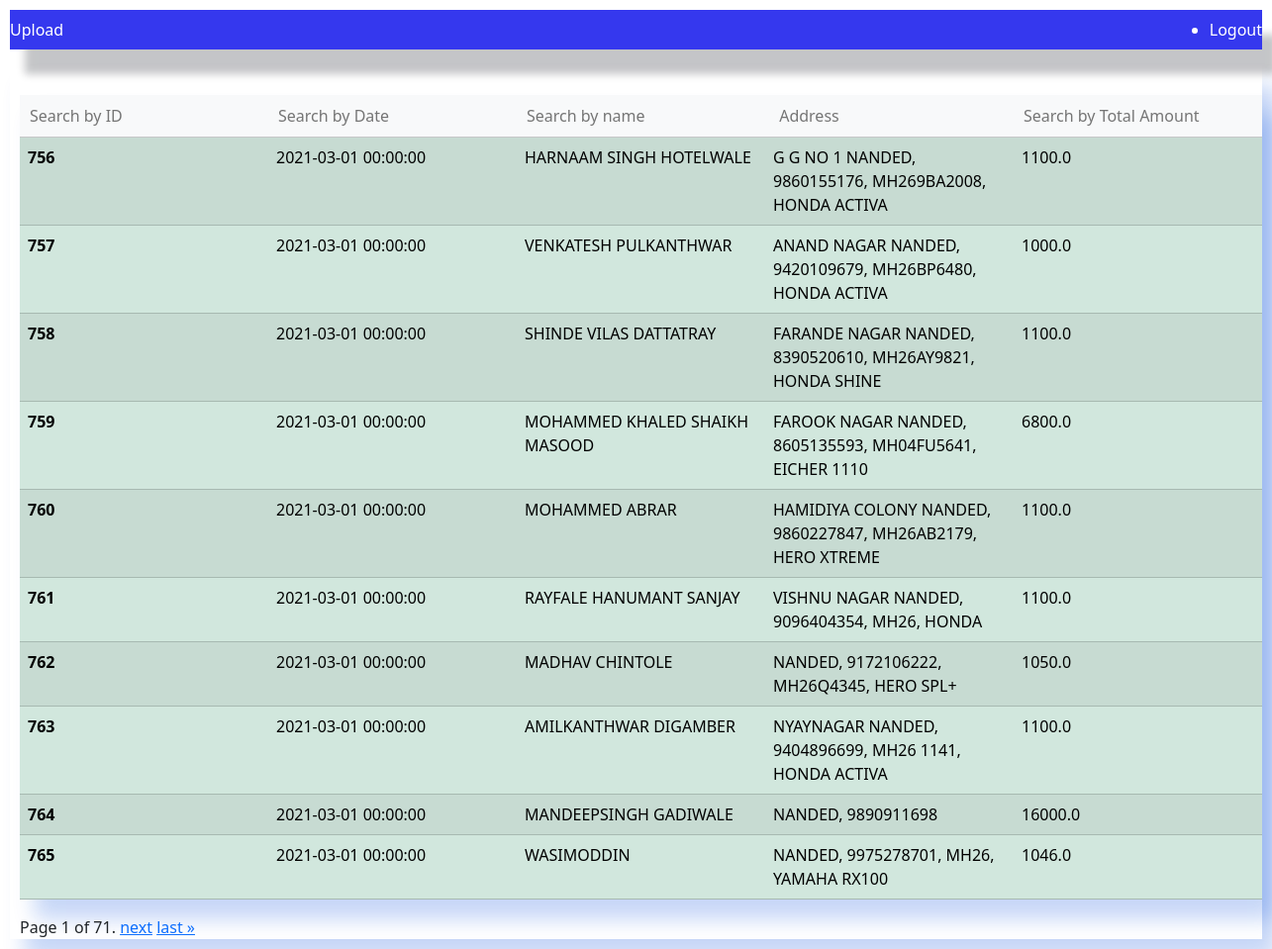
Before: /home/ (signed in) with the older database file.
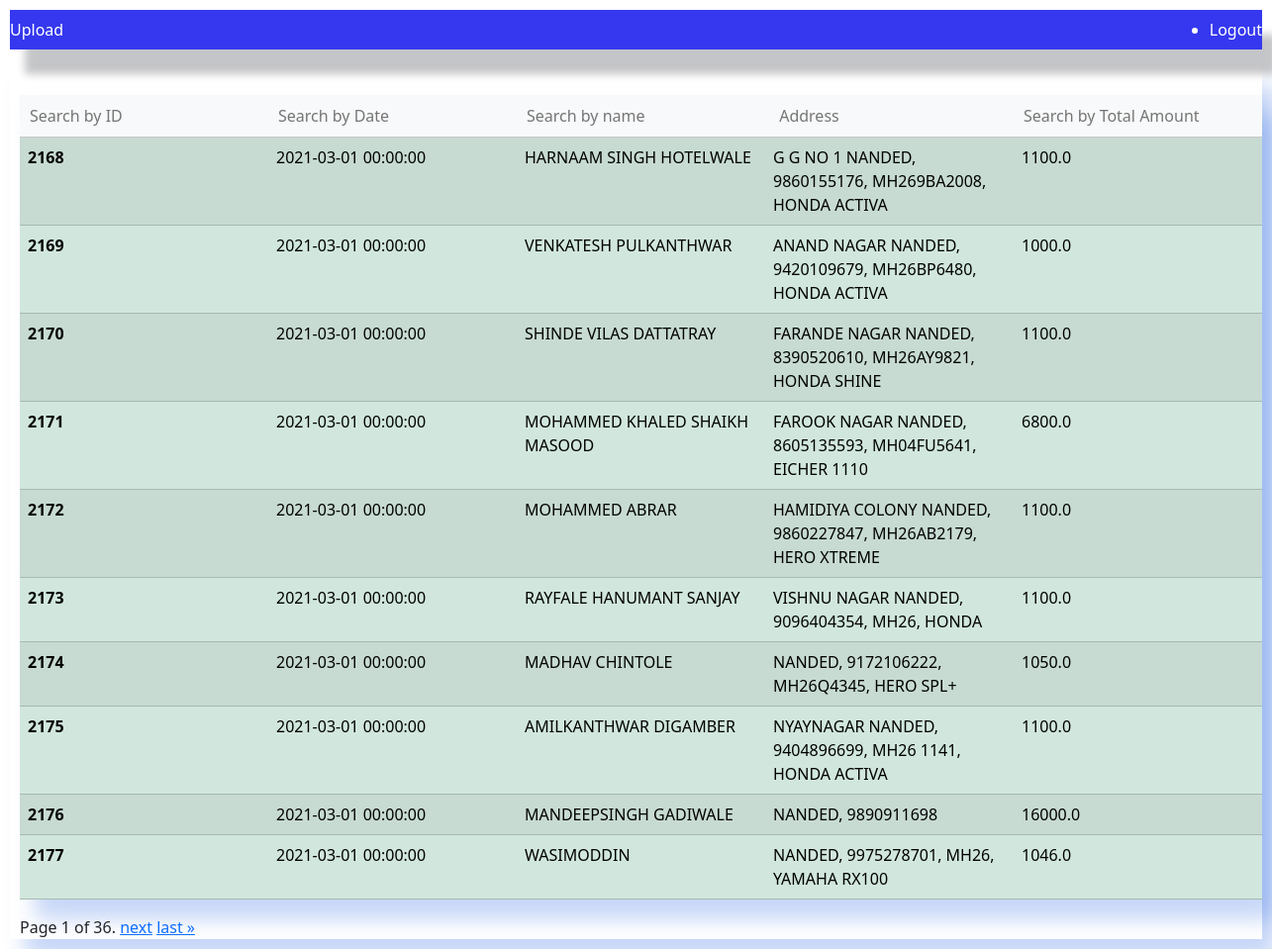
After: the same page with the newer database file.
### uploadfile/models.py (models this page shows, shortened)
class Buyerdata(models.Model):
  date =  models.CharField(max_length=200)
  buyer = models.CharField(max_length=200)
  address = models.CharField(max_length=200)
  total_amount = models.CharField(max_length=200)

### uploadfile/views.py (the view)
# urls.py: 2. Add a URL to urlpatterns:  path('', views.home, name='home')
@login_required(login_url='/login/')
def home(request):
        users = Buyerdata.objects.all()
        search_query = request.GET.get('search')
        uname = request.GET.get('name')
        address = request.GET.get('address')
        total = request.GET.get('Total')
        ID = request.GET.get('ID')
        datee = request.GET.get('date')
        if search_query:
            users = users.filter(address__icontains=address)
            context = {'users': users}
            return render(request, 'home.html', context)
        elif search_query:
            users = users.filter(address__icontains=address)
            context = {'users': users}
            return render(request, 'home.html', context)
        elif total:
            users = users.filter(total_amount__icontains=total)
            context = {'users': users}
            return render(request, 'home.html', context)
        elif ID:
            users = users.filter(id__icontains=ID)
            context = {'users': users}
            return render(request, 'home.html', context)
        elif datee:
            users = users.filter(date__icontains=datee)
            context = {'users': users}
            return render(request, 'home.html', context)
        elif uname:
            users = users.filter(buyer__icontains=uname)
            context = {'users': users}
            return render(request, 'home.html', context)
        user_list = Buyerdata.objects.all()
        paginator = Paginator(user_list, 10)  # Show 10 users per page
        page = request.GET.get('page')
        users = paginator.get_page(page)
        context = {'users': users}
        return render(request, 'home.html', context)

### uploadfile/templates/home.html (shortened to what this page needs)
<!DOCTYPE html>
<html>
<head>
    <link href="https://cdn.jsdelivr.net/npm/bootstrap@5.3.1/dist/css/bootstrap.min.css" rel="stylesheet">
<ul class="navbar" style="background-color: #3538ee; box-shadow: 15px 25px 8px #0008133b;">
    <li class="nav-item" style="color:white">
      <a class="nav-link active  " aria-current="page" href="/">Upload</a>
    </li>
    <li class="nav-item" style="color:white">
      <a class="nav-link active" aria-current="page" href="/logout">Logout</a>
    </li>
  </ul>
</head>
<body style="padding: 10px">
    <form method="get" action=""  style="padding-left: 10px;padding-right: 10px; box-shadow: 15px 20px 20px #0f50dd3b;">
        <table class="table table-success table-striped" style="padding-left: 10px;padding-right: 10px; box-shadow: 15px 20px 20px #0f50dd3b;" >
            <thead class="table-light">
              <tr>
                <th scope="col" ><input type="text" name="ID" style="background-color: transparent; border: transparent;"      placeholder="Search by ID"  value="{{ request.GET.search }}">
                </th>
                <th scope="col"><input type="text" name="date"  style="background-color: transparent; border: transparent;"   placeholder="Search by Date" value="{{ request.GET.search }}">
                </th>
                <th scope="col"><input type="text" name="name" style="background-color: transparent; border: transparent;"    placeholder="Search by name" value="{{ request.GET.search }}">
                </th>
                <th scope="col"><input type="text" name="address"  style="background-color: transparent; border: transparent;"   placeholder=" Address" value="{{ request.GET.address }}">
                </th>
                <th scope="col"><input type="text" name="Total"  style="background-color: transparent; border: transparent;"     placeholder="Search by Total Amount" value="{{ request.GET.search }}">
                </th>
              </tr>
            </thead>
          </form>
            <tbody>
                {% for user in users %}
                <tr>
                  <th scope="row">{{user.id}}</th>
                  <td> {{ user.date }}</td>
                  <td> {{ user.buyer }} </td>
                  <td>{{ user.address }} </td>
                  <td> {{ user.total_amount }}</td>
                </tr>
                {% endfor %}
  </body>
  </html>
  <div class="pagination">
    <span class="step-links">
        <span class="current-page">
            Page {{ users.number }} of {{ users.paginator.num_pages }}.
        </span>
        {% if users.has_next %}
            <a href="?page={{ users.next_page_number }}">next</a>
            <a href="?page={{ users.paginator.num_pages }}">last &raquo;</a>
        {% endif %}
    </span>
</div>
</body>
</html>

Changed rows visible on the page:
removed Buyerdata: id "756", date "2021-03-01 00:00:00", buyer "HARNAAM SINGH HOTELWALE", address "G G NO 1 NANDED, 9860155176, MH269BA2008, HONDA ACTIVA", total_amount "1100.0"
removed Buyerdata: id "757", date "2021-03-01 00:00:00", buyer "VENKATESH PULKANTHWAR", address "ANAND NAGAR NANDED, 9420109679, MH26BP6480, HONDA ACTIVA", total_amount "1000.0"
removed Buyerdata: id "758", date "2021-03-01 00:00:00", buyer "SHINDE VILAS DATTATRAY", address "FARANDE NAGAR NANDED, 8390520610, MH26AY9821, HONDA SHINE", total_amount "1100.0"
removed Buyerdata: id "759", date "2021-03-01 00:00:00", buyer "MOHAMMED KHALED SHAIKH MASOOD", address "FAROOK NAGAR NANDED, 8605135593, MH04FU5641, EICHER 1110", total_amount "6800.0"
removed Buyerdata: id "760", date "2021-03-01 00:00:00", buyer "MOHAMMED ABRAR", address "HAMIDIYA COLONY NANDED, 9860227847, MH26AB2179, HERO XTREME", total_amount "1100.0"
removed Buyerdata: id "761", date "2021-03-01 00:00:00", buyer "RAYFALE HANUMANT SANJAY", address "VISHNU NAGAR NANDED, 9096404354, MH26, HONDA", total_amount "1100.0"
removed Buyerdata: id "762", date "2021-03-01 00:00:00", buyer "MADHAV CHINTOLE", address "NANDED, 9172106222, MH26Q4345, HERO SPL+", total_amount "1050.0"
removed Buyerdata: id "763", date "2021-03-01 00:00:00", buyer "AMILKANTHWAR DIGAMBER", address "NYAYNAGAR NANDED, 9404896699, MH26 1141, HONDA ACTIVA", total_amount "1100.0"
removed Buyerdata: id "764", date "2021-03-01 00:00:00", buyer "MANDEEPSINGH GADIWALE", address "NANDED, 9890911698", total_amount "16000.0"
removed Buyerdata: id "765", date "2021-03-01 00:00:00", buyer "WASIMODDIN", address "NANDED, 9975278701, MH26, YAMAHA RX100", total_amount "1046.0"
added Buyerdata: id "2168", date "2021-03-01 00:00:00", buyer "HARNAAM SINGH HOTELWALE", address "G G NO 1 NANDED, 9860155176, MH269BA2008, HONDA ACTIVA", total_amount "1100.0"
added Buyerdata: id "2169", date "2021-03-01 00:00:00", buyer "VENKATESH PULKANTHWAR", address "ANAND NAGAR NANDED, 9420109679, MH26BP6480, HONDA ACTIVA", total_amount "1000.0"
added Buyerdata: id "2170", date "2021-03-01 00:00:00", buyer "SHINDE VILAS DATTATRAY", address "FARANDE NAGAR NANDED, 8390520610, MH26AY9821, HONDA SHINE", total_amount "1100.0"
added Buyerdata: id "2171", date "2021-03-01 00:00:00", buyer "MOHAMMED KHALED SHAIKH MASOOD", address "FAROOK NAGAR NANDED, 8605135593, MH04FU5641, EICHER 1110", total_amount "6800.0"
added Buyerdata: id "2172", date "2021-03-01 00:00:00", buyer "MOHAMMED ABRAR", address "HAMIDIYA COLONY NANDED, 9860227847, MH26AB2179, HERO XTREME", total_amount "1100.0"
added Buyerdata: id "2173", date "2021-03-01 00:00:00", buyer "RAYFALE HANUMANT SANJAY", address "VISHNU NAGAR NANDED, 9096404354, MH26, HONDA", total_amount "1100.0"
added Buyerdata: id "2174", date "2021-03-01 00:00:00", buyer "MADHAV CHINTOLE", address "NANDED, 9172106222, MH26Q4345, HERO SPL+", total_amount "1050.0"
added Buyerdata: id "2175", date "2021-03-01 00:00:00", buyer "AMILKANTHWAR DIGAMBER", address "NYAYNAGAR NANDED, 9404896699, MH26 1141, HONDA ACTIVA", total_amount "1100.0"
added Buyerdata: id "2176", date "2021-03-01 00:00:00", buyer "MANDEEPSINGH GADIWALE", address "NANDED, 9890911698", total_amount "16000.0"
added Buyerdata: id "2177", date "2021-03-01 00:00:00", buyer "WASIMODDIN", address "NANDED, 9975278701, MH26, YAMAHA RX100", total_amount "1046.0"
Other visible differences:
{{ users.paginator.num_pages }}: "71" → "36"
